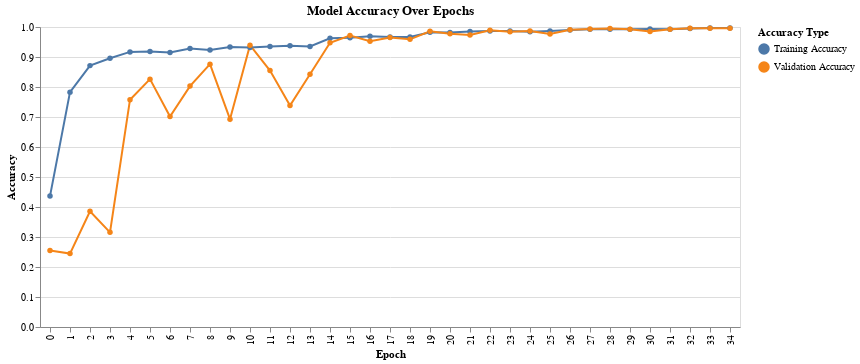

This figure's notebook cell:
### Code cell
data = pd.DataFrame({
    'Epoch': list(range(len(history.history['accuracy']))),
    'Training Accuracy': history.history['accuracy'],
    'Validation Accuracy': history.history['val_accuracy']
})
data_melted = data.melt(id_vars='Epoch', var_name='Accuracy Type', value_name='Accuracy')
chart = alt.Chart(data_melted).mark_line(point=True).encode(
    x='Epoch:O',
    y='Accuracy:Q',
    color='Accuracy Type:N',
    tooltip=['Epoch', 'Accuracy Type', 'Accuracy']
).properties(
    title='Model Accuracy Over Epochs'
)
chart.display()

### Figure 1 — Vega-Lite specification as saved in the notebook (floating-point values rounded to 4 significant figures)
{"config": {"view": {"continuousWidth": 400, "continuousHeight": 300}}, "data": {"name": "data-8b7252759ba28647064f9d3857264074"}, "mark": {"type": "line", "point": true}, "encoding": {"color": {"field": "Accuracy Type", "type": "nominal"}, "tooltip": [{"field": "Epoch", "type": "quantitative"}, {"field": "Accuracy Type", "type": "nominal"}, {"field": "Accuracy", "type": "quantitative"}], "x": {"field": "Epoch", "type": "ordinal"}, "y": {"field": "Accuracy", "type": "quantitative"}}, "title": "Model Accuracy Over Epochs", "$schema": "https://vega.github.io/schema/vega-lite/v4.17.0.json", "datasets": {"data-8b7252759ba28647064f9d3857264074": [{"Epoch": 0, "Accuracy Type": "Training Accuracy", "Accuracy": 0.4363}, {"Epoch": 1, "Accuracy Type": "Training Accuracy", "Accuracy": 0.7829}, {"Epoch": 2, "Accuracy Type": "Training Accuracy", "Accuracy": 0.8713}, {"Epoch": 3, "Accuracy Type": "Training Accuracy", "Accuracy": 0.8958}, {"Epoch": 4, "Accuracy Type": "Training Accuracy", "Accuracy": 0.917}, {"Epoch": 5, "Accuracy Type": "Training Accuracy", "Accuracy": 0.9185}, {"Epoch": 6, "Accuracy Type": "Training Accuracy", "Accuracy": 0.9153}, {"Epoch": 7, "Accuracy Type": "Training Accuracy", "Accuracy": 0.9286}, {"Epoch": 8, "Accuracy Type": "Training Accuracy", "Accuracy": 0.9235}, {"Epoch": 9, "Accuracy Type": "Training Accuracy", "Accuracy": 0.9332}, {"Epoch": 10, "Accuracy Type": "Training Accuracy", "Accuracy": 0.9318}, {"Epoch": 11, "Accuracy Type": "Training Accuracy", "Accuracy": 0.935}, {"Epoch": 12, "Accuracy Type": "Training Accuracy", "Accuracy": 0.9372}, {"Epoch": 13, "Accuracy Type": "Training Accuracy", "Accuracy": 0.9353}, {"Epoch": 14, "Accuracy Type": "Training Accuracy", "Accuracy": 0.9622}, {"Epoch": 15, "Accuracy Type": "Training Accuracy", "Accuracy": 0.9638}, {"Epoch": 16, "Accuracy Type": "Training Accuracy", "Accuracy": 0.969}, {"Epoch": 17, "Accuracy Type": "Training Accuracy", "Accuracy": 0.967}, {"Epoch": 18, "Accuracy Type": "Training Accuracy", "Accuracy": 0.9665}, {"Epoch": 19, "Accuracy Type": "Training Accuracy", "Accuracy": 0.9826}, {"Epoch": 20, "Accuracy Type": "Training Accuracy", "Accuracy": 0.9814}, {"Epoch": 21, "Accuracy Type": "Training Accuracy", "Accuracy": 0.9851}, {"Epoch": 22, "Accuracy Type": "Training Accuracy", "Accuracy": 0.9868}, {"Epoch": 23, "Accuracy Type": "Training Accuracy", "Accuracy": 0.9865}, {"Epoch": 24, "Accuracy Type": "Training Accuracy", "Accuracy": 0.9839}, {"Epoch": 25, "Accuracy Type": "Training Accuracy", "Accuracy": 0.9863}, {"Epoch": 26, "Accuracy Type": "Training Accuracy", "Accuracy": 0.9899}, {"Epoch": 27, "Accuracy Type": "Training Accuracy", "Accuracy": 0.9921}, {"Epoch": 28, "Accuracy Type": "Training Accuracy", "Accuracy": 0.9921}, {"Epoch": 29, "Accuracy Type": "Training Accuracy", "Accuracy": 0.9921}, {"Epoch": 30, "Accuracy Type": "Training Accuracy", "Accuracy": 0.9935}, {"Epoch": 31, "Accuracy Type": "Training Accuracy", "Accuracy": 0.9927}, {"Epoch": 32, "Accuracy Type": "Training Accuracy", "Accuracy": 0.9948}, {"Epoch": 33, "Accuracy Type": "Training Accuracy", "Accuracy": 0.9966}, {"Epoch": 34, "Accuracy Type": "Training Accuracy", "Accuracy": 0.9966}, {"Epoch": 0, "Accuracy Type": "Validation Accuracy", "Accuracy": 0.2548}, {"Epoch": 1, "Accuracy Type": "Validation Accuracy", "Accuracy": 0.2446}, {"Epoch": 2, "Accuracy Type": "Validation Accuracy", "Accuracy": 0.3857}, {"Epoch": 3, "Accuracy Type": "Validation Accuracy", "Accuracy": 0.3155}, {"Epoch": 4, "Accuracy Type": "Validation Accuracy", "Accuracy": 0.7577}, {"Epoch": 5, "Accuracy Type": "Validation Accuracy", "Accuracy": 0.8262}, {"Epoch": 6, "Accuracy Type": "Validation Accuracy", "Accuracy": 0.7018}, {"Epoch": 7, "Accuracy Type": "Validation Accuracy", "Accuracy": 0.803}, {"Epoch": 8, "Accuracy Type": "Validation Accuracy", "Accuracy": 0.8762}, {"Epoch": 9, "Accuracy Type": "Validation Accuracy", "Accuracy": 0.6929}, {"Epoch": 10, "Accuracy Type": "Validation Accuracy", "Accuracy": 0.9393}, {"Epoch": 11, "Accuracy Type": "Validation Accuracy", "Accuracy": 0.8548}, {"Epoch": 12, "Accuracy Type": "Validation Accuracy", "Accuracy": 0.7381}, {"Epoch": 13, "Accuracy Type": "Validation Accuracy", "Accuracy": 0.8423}, {"Epoch": 14, "Accuracy Type": "Validation Accuracy", "Accuracy": 0.9476}, {"Epoch": 15, "Accuracy Type": "Validation Accuracy", "Accuracy": 0.9714}, {"Epoch": 16, "Accuracy Type": "Validation Accuracy", "Accuracy": 0.9524}, {"Epoch": 17, "Accuracy Type": "Validation Accuracy", "Accuracy": 0.9649}, {"Epoch": 18, "Accuracy Type": "Validation Accuracy", "Accuracy": 0.9589}, {"Epoch": 19, "Accuracy Type": "Validation Accuracy", "Accuracy": 0.9857}, {"Epoch": 20, "Accuracy Type": "Validation Accuracy", "Accuracy": 0.9774}, {"Epoch": 21, "Accuracy Type": "Validation Accuracy", "Accuracy": 0.9732}, {"Epoch": 22, "Accuracy Type": "Validation Accuracy", "Accuracy": 0.9893}, {"Epoch": 23, "Accuracy Type": "Validation Accuracy", "Accuracy": 0.9839}, {"Epoch": 24, "Accuracy Type": "Validation Accuracy", "Accuracy": 0.9863}, {"Epoch": 25, "Accuracy Type": "Validation Accuracy", "Accuracy": 0.9768}, {"Epoch": 26, "Accuracy Type": "Validation Accuracy", "Accuracy": 0.9905}, {"Epoch": 27, "Accuracy Type": "Validation Accuracy", "Accuracy": 0.9935}, {"Epoch": 28, "Accuracy Type": "Validation Accuracy", "Accuracy": 0.9946}, {"Epoch": 29, "Accuracy Type": "Validation Accuracy", "Accuracy": 0.9929}, {"Epoch": 30, "Accuracy Type": "Validation Accuracy", "Accuracy": 0.9851}, {"Epoch": 31, "Accuracy Type": "Validation Accuracy", "Accuracy": 0.9929}, {"Epoch": 32, "Accuracy Type": "Validation Accuracy", "Accuracy": 0.9958}, {"Epoch": 33, "Accuracy Type": "Validation Accuracy", "Accuracy": 0.9958}, {"Epoch": 34, "Accuracy Type": "Validation Accuracy", "Accuracy": 0.9958}]}}
